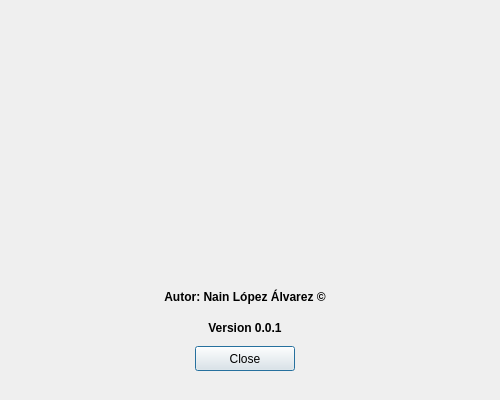
<?xml version="1.0" encoding="UTF-8"?>
<ui version="4.0">
 <class>dlgAbout</class>
 <widget class="QDialog" name="dlgAbout">
  <property name="windowModality">
   <enum>Qt::ApplicationModal</enum>
  </property>
  <property name="geometry">
   <rect>
    <x>0</x>
    <y>0</y>
    <width>500</width>
    <height>400</height>
   </rect>
  </property>
  <property name="minimumSize">
   <size>
    <width>500</width>
    <height>400</height>
   </size>
  </property>
  <property name="maximumSize">
   <size>
    <width>500</width>
    <height>400</height>
   </size>
  </property>
  <property name="windowTitle">
   <string>Dialog</string>
  </property>
  <property name="modal">
   <bool>true</bool>
  </property>
  <widget class="QWidget" name="gridLayoutWidget">
   <property name="geometry">
    <rect>
     <x>40</x>
     <y>30</y>
     <width>411</width>
     <height>341</height>
    </rect>
   </property>
   <layout class="QGridLayout" name="gridLayout">
    <item row="0" column="0">
     <widget class="QLabel" name="lblImagen">
      <property name="frameShadow">
       <enum>QFrame::Raised</enum>
      </property>
      <property name="text">
       <string/>
      </property>
      <property name="pixmap">
       <pixmap>../img/empreaAbout.png</pixmap>
      </property>
      <property name="scaledContents">
       <bool>true</bool>
      </property>
     </widget>
    </item>
    <item row="1" column="0">
     <layout class="QGridLayout" name="gridLayout_2">
      <item row="1" column="0">
       <layout class="QHBoxLayout" name="horizontalLayout_2">
        <item>
         <widget class="QLabel" name="lblVersion">
          <property name="minimumSize">
           <size>
            <width>150</width>
            <height>25</height>
           </size>
          </property>
          <property name="maximumSize">
           <size>
            <width>150</width>
            <height>25</height>
           </size>
          </property>
          <property name="font">
           <font>
            <weight>75</weight>
            <bold>true</bold>
           </font>
          </property>
          <property name="text">
           <string>Version 0.0.1</string>
          </property>
          <property name="alignment">
           <set>Qt::AlignCenter</set>
          </property>
         </widget>
        </item>
       </layout>
      </item>
      <item row="2" column="0">
       <layout class="QHBoxLayout" name="horizontalLayout">
        <item>
         <widget class="QPushButton" name="btnCloseAbout">
          <property name="minimumSize">
           <size>
            <width>100</width>
            <height>25</height>
           </size>
          </property>
          <property name="maximumSize">
           <size>
            <width>100</width>
            <height>25</height>
           </size>
          </property>
          <property name="text">
           <string>Close</string>
          </property>
         </widget>
        </item>
       </layout>
      </item>
      <item row="0" column="0">
       <layout class="QHBoxLayout" name="horizontalLayout_3">
        <item>
         <widget class="QLabel" name="lblAutor">
          <property name="minimumSize">
           <size>
            <width>250</width>
            <height>25</height>
           </size>
          </property>
          <property name="maximumSize">
           <size>
            <width>250</width>
            <height>25</height>
           </size>
          </property>
          <property name="font">
           <font>
            <weight>75</weight>
            <bold>true</bold>
           </font>
          </property>
          <property name="text">
           <string>Autor: Nain López Álvarez ©</string>
          </property>
          <property name="alignment">
           <set>Qt::AlignCenter</set>
          </property>
         </widget>
        </item>
       </layout>
      </item>
     </layout>
    </item>
   </layout>
  </widget>
 </widget>
 <resources/>
 <connections/>
</ui>
